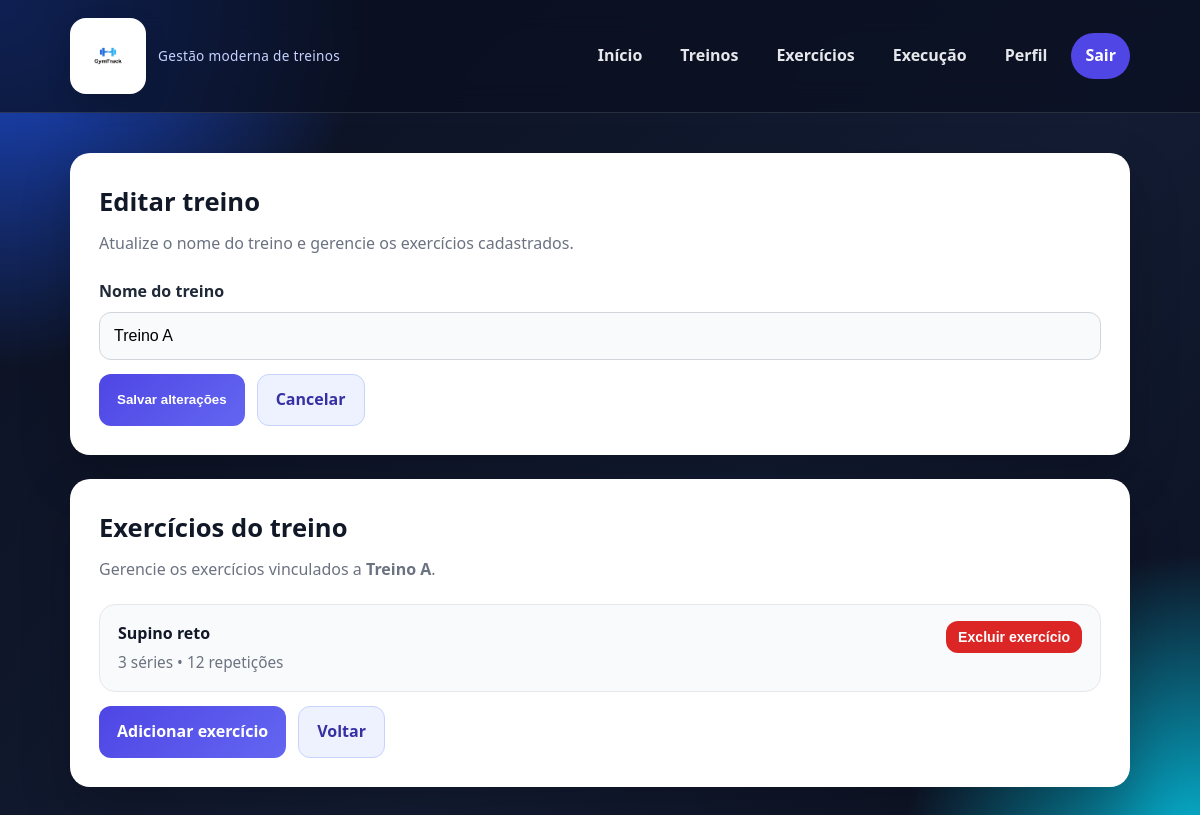
The app's page /treinos/editar/5/ (signed in) with its own data.
### core/models.py (models this page shows, shortened)
class Treino(models.Model):
    usuario = models.ForeignKey(User, on_delete=models.CASCADE)
    nome = models.CharField(max_length=100)

class Exercicio(models.Model):
    treino = models.ForeignKey(Treino, on_delete=models.CASCADE, related_name='exercicios')
    exercicio_base = models.ForeignKey(
        ExercicioBase,
        on_delete=models.CASCADE,
        related_name='exercicios_do_sistema',
        null=True,
        blank=True
    )
    nome = models.CharField(max_length=100, blank=True, null=True)
    series = models.PositiveIntegerField()
    repeticoes = models.PositiveIntegerField()

class ExercicioBase(models.Model):
    nome = models.CharField(max_length=100, unique=True)
    grupo_muscular = models.CharField(max_length=50)

### core/views.py (the view)
# urls.py: path('treinos/editar/<int:treino_id>/', views.editar_treino_view, name='editar_treino'),
@login_required
def editar_treino_view(request, treino_id):
    treino = get_object_or_404(
        Treino.objects.prefetch_related('exercicios__exercicio_base'),
        id=treino_id,
        usuario=request.user
    )
    if request.method == 'POST':
        form = TreinoForm(request.POST, instance=treino)
        if form.is_valid():
            nome_treino = form.cleaned_data['nome'].strip()
            existe = Treino.objects.annotate(
                nome_limpo=Lower(Trim('nome'))
            ).filter(
                usuario=request.user,
                nome_limpo=nome_treino.lower()
            ).exclude(id=treino.id).exists()
            if existe:
                messages.error(request, 'Você já possui outro treino com esse nome.')
            else:
                treino_editado = form.save(commit=False)
                treino_editado.nome = nome_treino
                treino_editado.save()
                messages.success(request, 'Treino atualizado com sucesso!')
                return redirect('editar_treino', treino_id=treino.id)
    else:
        form = TreinoForm(instance=treino)
    return render(request, 'core/editar_treino.html', {
        'treino': treino,
        'form': form
    })

### core/forms.py (shortened to what this page needs)
class TreinoForm(forms.ModelForm):
    class Meta:
        model = Treino
        fields = ['nome']
        labels = {
            'nome': 'Nome do treino',
        }

### core/templates/core/editar_treino.html (shortened to what this page needs)
{% extends 'core/base.html' %}
{% block content %}
<section class="page-grid">
    <div class="content-card">
        <h2 class="section-title">Editar treino</h2>
        <p class="section-subtitle">
            Atualize o nome do treino e gerencie os exercícios cadastrados.
        </p>
        <form method="post" class="submit-once-form">
            <div class="form-grid">
                <div class="form-group full">
                    <label for="{{ form.nome.id_for_label }}">Nome do treino</label>
                    {{ form.nome }}
                </div>
            </div>
            <div class="form-actions">
                <button type="submit" class="btn btn-primary submit-btn" data-loading-text="Salvando...">
                    Salvar alterações
                </button>
                <a href="{% url 'treinos' %}" class="btn btn-secondary">Cancelar</a>
            </div>
        </form>
    </div>
    <div class="list-card">
        <h3 class="section-title">Exercícios do treino</h3>
        <p class="section-subtitle">
            Gerencie os exercícios vinculados a <strong>{{ treino.nome }}</strong>.
        </p>
        {% if treino.exercicios.count > 0 %}
            <ul class="items-list">
                {% for exercicio in treino.exercicios.all %}
                    <li class="item">
                        <div>
                            <strong>
                                {% if exercicio.exercicio_base %}
                                    {{ exercicio.exercicio_base.nome }}
                                {% else %}
                                    {{ exercicio.nome }}
                                {% endif %}
                            </strong>
                            <span>
                                {{ exercicio.series }} séries • {{ exercicio.repeticoes }} repetições
                            </span>
                        </div>
                        <form method="post"
                              class="submit-once-form"
                              action="{% url 'excluir_exercicio' exercicio.id %}"
                              onsubmit="return confirm('Tem certeza que deseja excluir este exercício do treino?');">
                            <button type="submit"
                                    class="btn btn-danger btn-sm submit-btn"
                                    data-loading-text="Excluindo...">
                                Excluir exercício
                            </button>
                        </form>
                    </li>
                {% endfor %}
            </ul>
        {% else %}
            <div class="empty-state">
                Este treino ainda não possui exercícios cadastrados. Adicione um exercício para começar.
            </div>
        {% endif %}
        <div class="form-actions">
            <a href="{% url 'exercicios' %}" class="btn btn-primary">Adicionar exercício</a>
            <a href="{% url 'treinos' %}" class="btn btn-secondary">Voltar</a>
        </div>
    </div>
</section>
{% endblock %}

### static/css/style.css (style rules this page uses)
:root { --bg: #0b1020; --bg-soft: #121a2f; --card: rgba(255, 255, 255, 0.08); --card-solid: #ffffff; --text: #f5f7fb; --text-dark: #111827; --muted: #9aa4b2; --primary: #4f46e5; --primary-hover: #4338ca; --secondary: #06b6d4; --success: #16a34a; --danger: #dc2626; --warning-bg: #fee2e2; --warning-text: #991b1b; --border: rgba(255, 255, 255, 0.12); --shadow: 0 20px 50px rgba(0, 0, 0, 0.22); --radius: 20px; --radius-sm: 12px; --container: 1100px; }
* { margin: 0; padding: 0; box-sizing: border-box; }
html { scroll-behavior: smooth; }
body { font-family: "Segoe UI", Arial, sans-serif; background: radial-gradient(circle at top left, #1d4ed8 0%, transparent 25%), radial-gradient(circle at bottom right, #06b6d4 0%, transparent 20%), linear-gradient(135deg, #0b1020, #131c33 60%, #0b1020); color: var(--text); min-height: 100vh; line-height: 1.6; }
a { text-decoration: none; color: inherit; }
.hero-panel, .content-card, .sidebar-card, .auth-card, .list-card, .info-card { border: 1px solid var(--border); border-radius: var(--radius); box-shadow: var(--shadow); }
.btn { border: none; cursor: pointer; padding: 12px 18px; border-radius: 12px; font-weight: 700; transition: 0.25s ease; display: inline-flex; align-items: center; justify-content: center; gap: 8px; text-align: center; }
.btn-primary { background: linear-gradient(135deg, var(--primary), #6366f1); color: white; }
.btn-secondary { background: #eef2ff; color: #3730a3; border: 1px solid #c7d2fe; }
.btn-danger { background: #dc2626; color: white; }
.page-grid { display: grid; grid-template-columns: 1fr; gap: 24px; }
.content-card, .list-card, .info-card { background: var(--card-solid); color: var(--text-dark); padding: 28px; }
.section-title { font-size: 1.6rem; margin-bottom: 8px; color: var(--text-dark); }
.section-subtitle { color: #6b7280; margin-bottom: 22px; }
.form-grid { display: grid; grid-template-columns: 1fr 1fr; gap: 18px; }
.form-group { display: flex; flex-direction: column; gap: 8px; }
.form-group.full { grid-column: 1 / -1; }
.form-group label { font-weight: 700; color: #1f2937; }
.form-group input, .form-group select, .form-group textarea { width: 100%; min-width: 0; padding: 14px 14px; border-radius: 12px; border: 1px solid #d1d5db; background: #f9fafb; font-size: 1rem; transition: 0.2s ease; outline: none; }
.form-actions { margin-top: 14px; display: flex; gap: 12px; flex-wrap: wrap; }
.items-list { list-style: none; display: grid; gap: 14px; margin-top: 18px; }
.item { background: #f9fafb; border: 1px solid #e5e7eb; border-radius: 16px; padding: 16px 18px; display: flex; align-items: flex-start; justify-content: space-between; gap: 16px; }
.item strong { color: #111827; display: block; margin-bottom: 3px; }
.item span { color: #6b7280; font-size: 0.96rem; }
.btn-sm { padding: 8px 12px; font-size: 0.88rem; }
.form-actions a.btn { text-decoration: none; }

### records on screen
Treino: nome "Treino A"
Exercicio: exercicio_base.nome "Supino reto", series "3", repeticoes "12"
